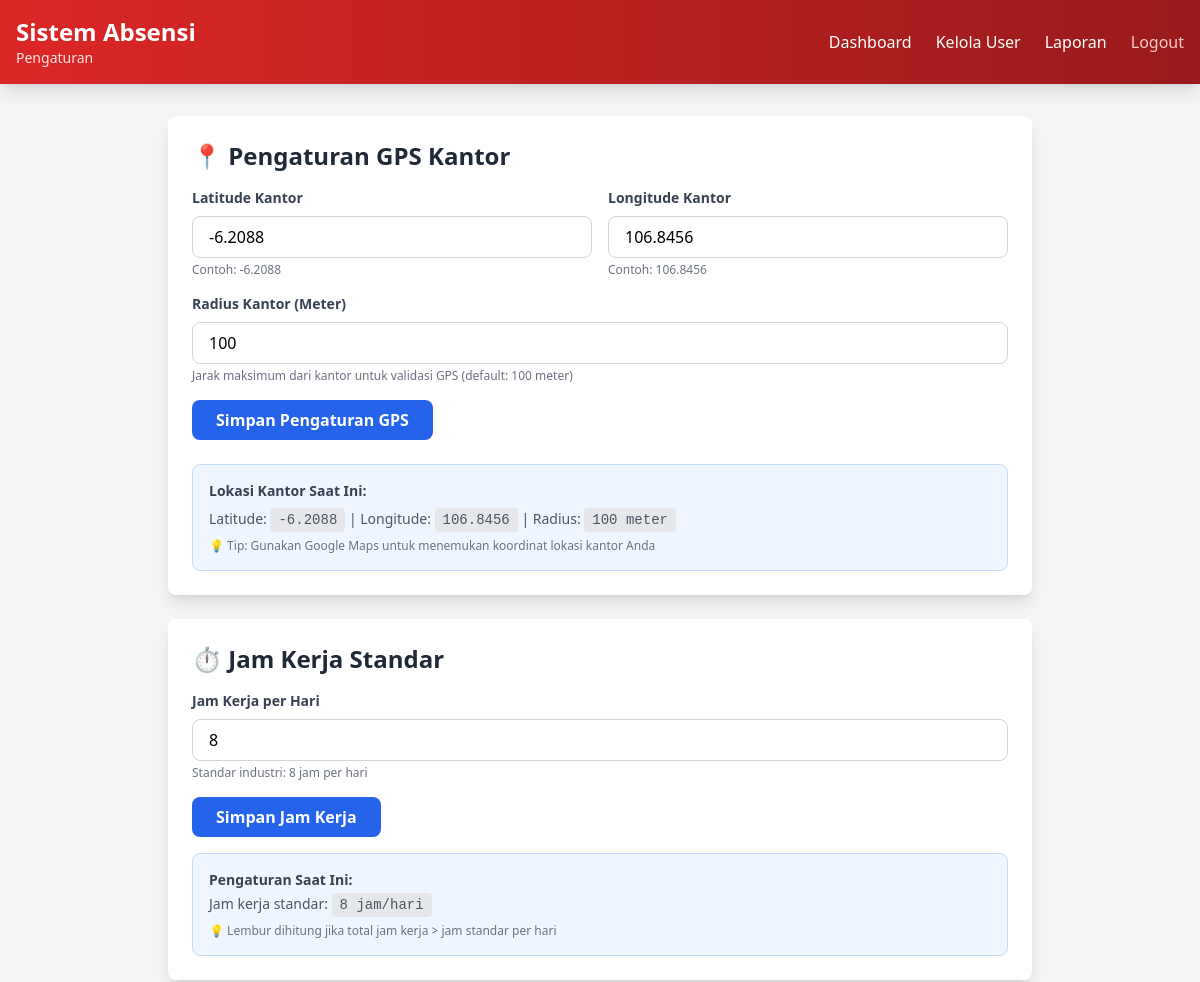
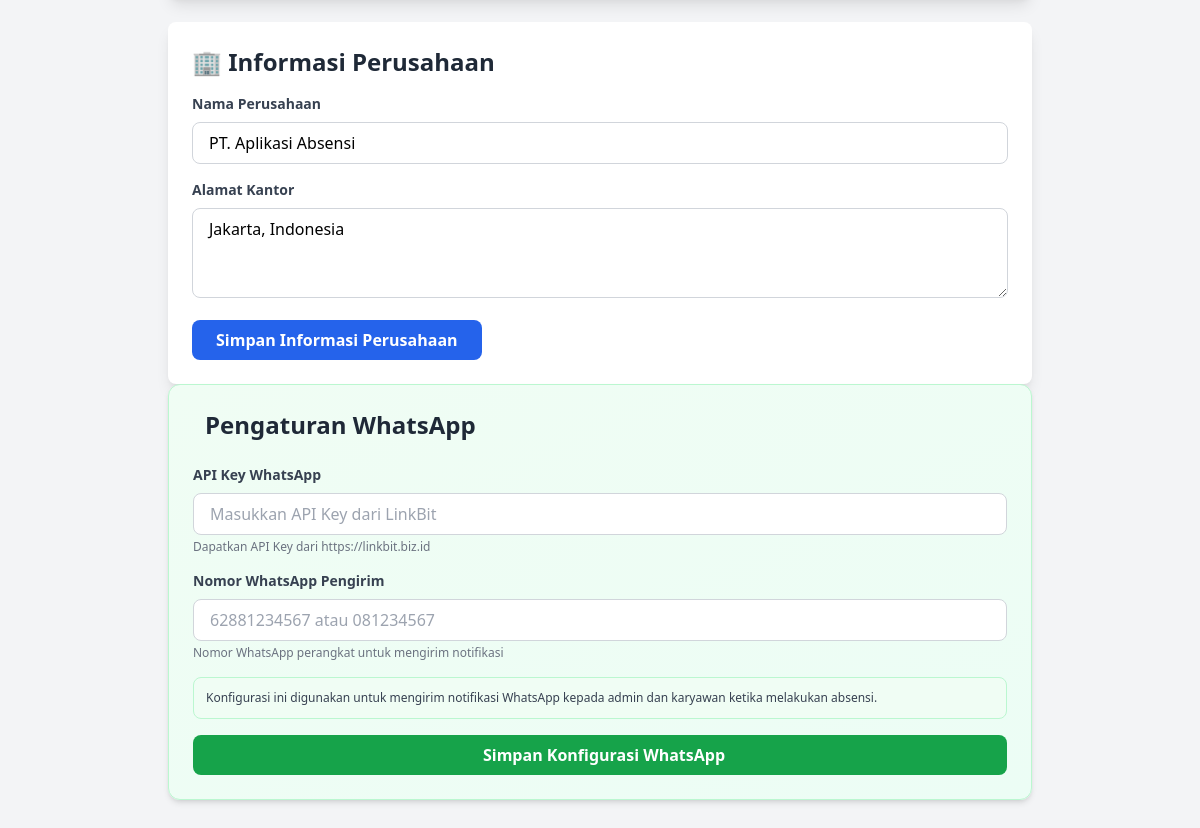
The page /admin/setting.php (signed in) on the database its author committed (2 pictures, top to bottom).
### tables this page shows
CREATE TABLE settings (
  id INT PRIMARY KEY AUTO_INCREMENT,
  nama_setting VARCHAR(100) UNIQUE NOT NULL,
  value TEXT,
  created_at TIMESTAMP DEFAULT CURRENT_TIMESTAMP,
  updated_at TIMESTAMP DEFAULT CURRENT_TIMESTAMP ON UPDATE CURRENT_TIMESTAMP
);

### config/helper.php (called while the page is built, shortened)
<?php
function getSetting($conn, $setting_name, $default = null) {
    $query = "SELECT value FROM settings WHERE nama_setting = ?";
    $row = getRow($conn, $query, [$setting_name], 's');
    return $row ? $row['value'] : $default;
}

### config/database.php (called while the page is built, shortened)
<?php
function executeQuery($conn, $query, $params = [], $types = '') {
    $stmt = $conn->prepare($query);
    if (!empty($params)) {
        if (!$stmt->bind_param($types, ...$params)) {
            throw new Exception('Bind param failed: ' . $stmt->error);
        }
    }
    if (!$stmt->execute()) {
        throw new Exception('Execute failed: ' . $stmt->error);
    }
    return $stmt;
}
function getRow($conn, $query, $params = [], $types = '') {
    try {
        $stmt = executeQuery($conn, $query, $params, $types);
        $result = $stmt->get_result();
        $row = $result->fetch_assoc();
        return $row;
    } catch (Exception $e) {
        throw new Exception('Get row failed: ' . $e->getMessage());
    }
}

### admin/setting.php (the view, shortened to what this page needs)
<?php
require_once __DIR__ . '/../config/database.php';
require_once __DIR__ . '/../config/helper.php';
$gps_lat = getSetting($conn, 'gps_kantor_latitude', -6.2088);
$gps_lon = getSetting($conn, 'gps_kantor_longitude', 106.8456);
$gps_radius = getSetting($conn, 'gps_kantor_radius', 100);
$jam_kerja = getSetting($conn, 'jam_kerja_standar', 8);
$nama_perusahaan = getSetting($conn, 'nama_perusahaan', 'PT. Aplikasi Absensi');
$alamat_kantor = getSetting($conn, 'alamat_kantor', 'Jakarta, Indonesia');
?>
<!DOCTYPE html>
<html lang="id">
<head>
    <script src="https://cdn.tailwindcss.com"></script>
</head>
<body class="bg-gray-100">
    <nav class="bg-gradient-to-r from-red-600 to-red-800 shadow-lg">
        <div class="max-w-7xl mx-auto px-4 py-4">
            <div class="flex justify-between items-center">
                <div>
                    <h1 class="text-2xl font-bold text-white">Sistem Absensi</h1>
                    <p class="text-red-100 text-sm">Pengaturan</p>
                </div>
                <div class="flex items-center gap-6 text-white">
                    <a href="/admin/dashboard.php" class="hover:text-red-200">Dashboard</a>
                    <a href="/admin/users.php" class="hover:text-red-200">Kelola User</a>
                    <a href="/admin/laporan.php" class="hover:text-red-200">Laporan</a>
                    <a href="/auth/logout.php" class="text-red-200 hover:text-red-100">Logout</a>
                </div>
            </div>
        </div>
    </nav>
    <div class="max-w-4xl mx-auto mt-8 px-4 mb-8">
        <div class="bg-white rounded-lg shadow-lg p-6 mb-6">
            <div class="flex items-center justify-between mb-4">
                <h2 class="text-2xl font-bold text-gray-800">📍 Pengaturan GPS Kantor</h2>
            </div>
            <form method="POST" class="space-y-4">
                <div class="grid grid-cols-1 md:grid-cols-2 gap-4">
                    <div>
                        <label for="gps_lat" class="block text-sm font-semibold text-gray-700 mb-2">
                            Latitude Kantor
                        </label>
                        <input
                            type="number"
                            id="gps_lat"
                            name="gps_lat"
                            step="0.0001"
                            value="<?php echo $gps_lat; ?>"
                            required
                            class="w-full px-4 py-2 border border-gray-300 rounded-lg focus:outline-none focus:ring-2 focus:ring-blue-500"
                        />
                        <p class="text-xs text-gray-500 mt-1">Contoh: -6.2088</p>
                    </div>
                    <div>
                        <label for="gps_lon" class="block text-sm font-semibold text-gray-700 mb-2">
                            Longitude Kantor
                        </label>
                        <input
                            type="number"
                            id="gps_lon"
                            name="gps_lon"
                            step="0.0001"
                            value="<?php echo $gps_lon; ?>"
                            required
                            class="w-full px-4 py-2 border border-gray-300 rounded-lg focus:outline-none focus:ring-2 focus:ring-blue-500"
                        />
                        <p class="text-xs text-gray-500 mt-1">Contoh: 106.8456</p>
                    </div>
                </div>
                <div>
                    <label for="gps_radius" class="block text-sm font-semibold text-gray-700 mb-2">
                        Radius Kantor (Meter)
                    </label>
                    <input
                        type="number"
                        id="gps_radius"
                        name="gps_radius"
                        min="1"
                        value="<?php echo $gps_radius; ?>"
                        required
                        class="w-full px-4 py-2 border border-gray-300 rounded-lg focus:outline-none focus:ring-2 focus:ring-blue-500"
                    />
                    <p class="text-xs text-gray-500 mt-1">Jarak maksimum dari kantor untuk validasi GPS (default: 100 meter)</p>
                </div>
                <button
                    type="submit"
                    class="bg-blue-600 hover:bg-blue-700 text-white py-2 px-6 rounded-lg font-semibold transition"
                >
                    Simpan Pengaturan GPS
                </button>
            </form>
            <div class="mt-6 p-4 bg-blue-50 border border-blue-200 rounded-lg">
                <p class="text-sm text-gray-700"><strong>Lokasi Kantor Saat Ini:</strong></p>
                <p class="text-sm text-gray-600 mt-2">
                    Latitude: <code class="bg-gray-200 px-2 py-1 rounded"><?php echo $gps_lat; ?></code> |
                    Longitude: <code class="bg-gray-200 px-2 py-1 rounded"><?php echo $gps_lon; ?></code> |
                    Radius: <code class="bg-gray-200 px-2 py-1 rounded"><?php echo $gps_radius; ?> meter</code>
                </p>
                <p class="text-xs text-gray-500 mt-2">
                    💡 Tip: Gunakan Google Maps untuk menemukan koordinat lokasi kantor Anda
                </p>
            </div>
        </div>
        <div class="bg-white rounded-lg shadow-lg p-6 mb-6">
            <h2 class="text-2xl font-bold text-gray-800 mb-4">⏱️ Jam Kerja Standar</h2>
            <form method="POST" class="space-y-4">
                <div>
                    <label for="jam_kerja_standar" class="block text-sm font-semibold text-gray-700 mb-2">
                        Jam Kerja per Hari
                    </label>
                    <input
                        type="number"
                        id="jam_kerja_standar"
                        name="jam_kerja_standar"
                        min="1"
                        max="24"
                        value="<?php echo $jam_kerja; ?>"
                        required
                        class="w-full px-4 py-2 border border-gray-300 rounded-lg focus:outline-none focus:ring-2 focus:ring-blue-500"
                    />
                    <p class="text-xs text-gray-500 mt-1">Standar industri: 8 jam per hari</p>
                </div>
                <button
                    type="submit"
                    class="bg-blue-600 hover:bg-blue-700 text-white py-2 px-6 rounded-lg font-semibold transition"
                >
                    Simpan Jam Kerja
                </button>
            </form>
            <div class="mt-4 p-4 bg-blue-50 border border-blue-200 rounded-lg">
                <p class="text-sm text-gray-700"><strong>Pengaturan Saat Ini:</strong></p>
                <p class="text-sm text-gray-600 mt-1">
                    Jam kerja standar: <code class="bg-gray-200 px-2 py-1 rounded"><?php echo $jam_kerja; ?> jam/hari</code>
                </p>
                <p class="text-xs text-gray-500 mt-2">
                    💡 Lembur dihitung jika total jam kerja > jam standar per hari
                </p>
            </div>
        </div>
        <div class="bg-white rounded-lg shadow-lg p-6">
            <h2 class="text-2xl font-bold text-gray-800 mb-4">🏢 Informasi Perusahaan</h2>
            <form method="POST" class="space-y-4">
                <div>
                    <label for="nama_perusahaan" class="block text-sm font-semibold text-gray-700 mb-2">
                        Nama Perusahaan
                    </label>
                    <input
                        type="text"
                        id="nama_perusahaan"
                        name="nama_perusahaan"
                        value="<?php echo htmlspecialchars($nama_perusahaan); ?>"
                        required
                        class="w-full px-4 py-2 border border-gray-300 rounded-lg focus:outline-none focus:ring-2 focus:ring-blue-500"
                    />
                </div>
                <div>
                    <label for="alamat_kantor" class="block text-sm font-semibold text-gray-700 mb-2">
                        Alamat Kantor
                    </label>
                    <textarea
                        id="alamat_kantor"
                        name="alamat_kantor"
                        rows="3"
                        class="w-full px-4 py-2 border border-gray-300 rounded-lg focus:outline-none focus:ring-2 focus:ring-blue-500"
                    ><?php echo htmlspecialchars($alamat_kantor); ?></textarea>
                </div>
                <button
                    type="submit"
                    class="bg-blue-600 hover:bg-blue-700 text-white py-2 px-6 rounded-lg font-semibold transition"
                >
                    Simpan Informasi Perusahaan
                </button>
            </form>
        </div>
        <div class="bg-gradient-to-br from-green-50 to-emerald-50 rounded-xl shadow-md border border-green-200 p-6">
            <div class="flex items-center gap-3 mb-6">
                <h2 class="text-2xl font-bold text-gray-800">Pengaturan WhatsApp</h2>
            </div>
            <form method="POST" class="space-y-4">
                <div>
                    <label for="whatsapp_api_key" class="block text-sm font-semibold text-gray-700 mb-2">
                        API Key WhatsApp
                    </label>
                    <input
                        type="text"
                        id="whatsapp_api_key"
                        name="whatsapp_api_key"
                        value="<?php echo htmlspecialchars(getSetting($conn, 'whatsapp_api_key') ?? ''); ?>"
                        placeholder="Masukkan API Key dari LinkBit"
                        required
                        class="w-full px-4 py-2 border border-gray-300 rounded-lg focus:outline-none focus:ring-2 focus:ring-green-500"
                    />
                    <p class="text-xs text-gray-500 mt-1">
                        <i class="fas fa-info-circle"></i> Dapatkan API Key dari https://linkbit.biz.id
                    </p>
                </div>
                <div>
                    <label for="whatsapp_sender" class="block text-sm font-semibold text-gray-700 mb-2">
                        Nomor WhatsApp Pengirim
                    </label>
                    <input
                        type="tel"
                        id="whatsapp_sender"
                        name="whatsapp_sender"
                        value="<?php echo htmlspecialchars(getSetting($conn, 'whatsapp_sender') ?? ''); ?>"
                        placeholder="62881234567 atau 081234567"
                        required
                        class="w-full px-4 py-2 border border-gray-300 rounded-lg focus:outline-none focus:ring-2 focus:ring-green-500"
                    />
                    <p class="text-xs text-gray-500 mt-1">
                        <i class="fas fa-info-circle"></i> Nomor WhatsApp perangkat untuk mengirim notifikasi
                    </p>
                </div>
                <div class="bg-green-50 border border-green-200 rounded-lg p-3">
                    <p class="text-xs text-gray-700">
                        Konfigurasi ini digunakan untuk mengirim notifikasi WhatsApp kepada admin dan karyawan ketika melakukan absensi.
                    </p>
                </div>
                <button
                    type="submit"
                    class="w-full bg-green-600 hover:bg-green-700 text-white py-2 px-6 rounded-lg font-semibold transition flex items-center justify-center gap-2"
                >
                    <i class="fas fa-save"></i> Simpan Konfigurasi WhatsApp
                </button>
            </form>
        </div>
    </div>
</body>
</html>

### rows shown on the page
settings: gps_lat "-6.2088", value "-6.2088"
settings: gps_lon "106.8456", value "106.8456"
settings: gps_radius "100", value "100"
settings: jam_kerja_standar "8", value "8"
settings: nama_perusahaan "PT. Aplikasi Absensi"
settings: alamat_kantor "Jakarta, Indonesia"
